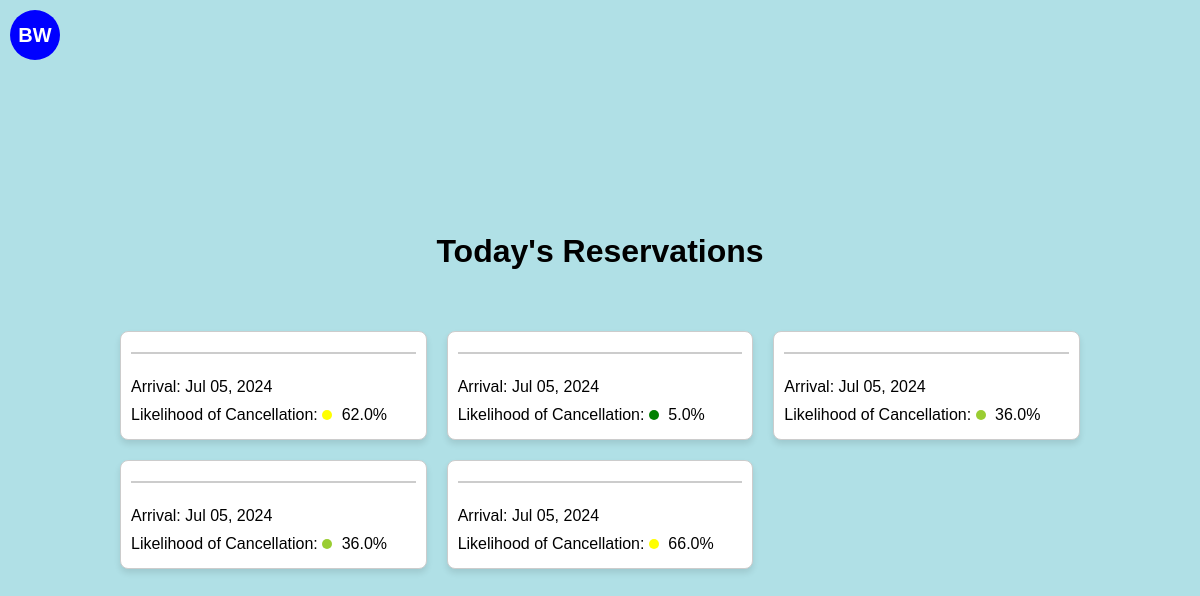
Before: / with the older database file.
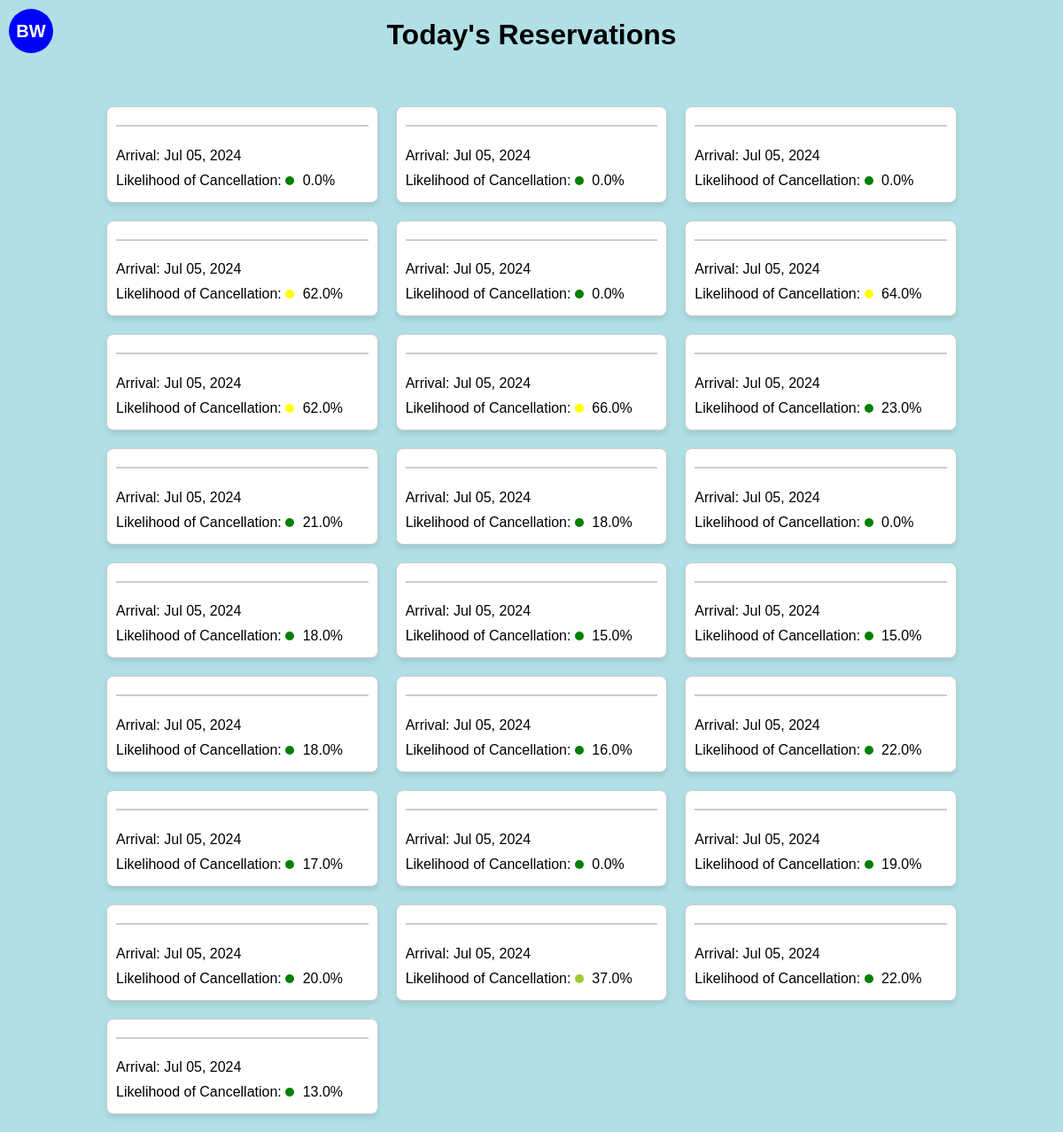
After: the same page with the newer database file.
### cancellationPredictor/models.py (models this page shows, shortened)
class Booking(models.Model):
    month_of_booking = models.IntegerField()
    day_of_booking = models.IntegerField()
    weekday_of_booking = models.IntegerField()
    month_of_arrival = models.IntegerField()
    day_of_arrival = models.IntegerField()
    weekday_of_arrival = models.IntegerField()
    num_of_nights = models.IntegerField()
    is_repeated_guest = models.BooleanField()
    previous_stays = models.IntegerField()
    previous_cancellations = models.IntegerField()
    booking_to_arrival_duration = models.IntegerField()
    rate = models.DecimalField(max_digits=10, decimal_places=2)  # Assuming 'Rate' needs to handle decimals
    override = models.DecimalField(max_digits=10, decimal_places=2)  # Assuming 'Override' is a monetary value
    probability = models.DecimalField(max_digits=10, decimal_places=6)  # Storing probabilities with precision
    prediction = models.BooleanField()  # Assuming prediction is a binary outcome (True/False)
    guest_name = models.TextField()  # Adjust max_length as needed
    date_booking_made = models.DateField()
    scheduled_arrival = models.DateField()

### cancellationPredictor/views.py (the view)
# urls.py: path('', BookingListView.as_view(), name='booking-list'),
class BookingListView(ListView):
    model = Booking
    template_name = 'cancellationPredictor/booking_list.html'
    context_object_name = 'bookings'
    def get_queryset(self):
        today = timezone.localdate()
        today_arrivals = Booking.objects.filter(scheduled_arrival=today)
        fake = Faker()  # Create a Faker generator instance
        for booking in today_arrivals:
            booking.guest_name = fake.name()
        return today_arrivals

### cancellationPredictor/templatetags/custom_filters.py (called while the page is built)
@register.filter(name='multiply')
def multiply(value, arg):
    try:
        return float(value) * float(arg)
    except (ValueError, TypeError):
        return ''  # You might choose to handle the error differently.

### templates/cancellationPredictor/booking_list.html (shortened to what this page needs)
{% load custom_filters %}
<!DOCTYPE html>
<html>
<head>
</head>
<body>
    <div id="logo">BW</div>
    <h1>Today's Reservations</h1>
    <div class="grid-container">
        {% for booking in bookings %}
        <div class="card">
            <h3>{{ booking.guest_name }}</h3>
            <p>Arrival: {{ booking.scheduled_arrival|date:"M d, Y" }}</p>
            <p>Likelihood of Cancellation:
                <span class="probability-circle" style="background-color:
                    {% if booking.probability|multiply:100 < 25 %}
                        green
                    {% elif booking.probability|multiply:100 < 50 %}
                        yellowgreen
                    {% elif booking.probability|multiply:100 < 75 %}
                        yellow
                    {% else %}
                        red
                    {% endif %};
                "></span>
                {{ booking.probability|floatformat:2|multiply:100 }}%
            </p>
        </div>
        {% empty %}
        <p>No bookings available.</p>
        {% endfor %}
    </div>
</body>
</html>

Changed rows visible on the page:
now on this page (row edited): Booking: scheduled_arrival "Jul 05, 2024", probability|multiply "0.0"
now on this page (row edited): Booking: scheduled_arrival "Jul 05, 2024", probability|multiply "0.0"
now on this page (row edited): Booking: scheduled_arrival "Jul 05, 2024", probability|multiply "0.0"
changed Booking (number 5 of 25 on the later page): probability|multiply "5.0" → "0.0"
changed Booking (number 6 of 25 on the later page): probability 0.3649 → 0.6422 (drawn); probability|multiply "36.0" → "64.0"
changed Booking (number 7 of 25 on the later page): probability 0.3579 → 0.6162 (drawn); probability|multiply "36.0" → "62.0"
added Booking: scheduled_arrival "Jul 05, 2024", probability|multiply "23.0"
added Booking: scheduled_arrival "Jul 05, 2024", probability|multiply "21.0"
added Booking: scheduled_arrival "Jul 05, 2024", probability|multiply "18.0"
added Booking: scheduled_arrival "Jul 05, 2024", probability|multiply "0.0"
added Booking: scheduled_arrival "Jul 05, 2024", probability|multiply "18.0"
added Booking: scheduled_arrival "Jul 05, 2024", probability|multiply "15.0"
added Booking: scheduled_arrival "Jul 05, 2024", probability|multiply "15.0"
added Booking: scheduled_arrival "Jul 05, 2024", probability|multiply "18.0"
added Booking: scheduled_arrival "Jul 05, 2024", probability|multiply "16.0"
added Booking: scheduled_arrival "Jul 05, 2024", probability|multiply "22.0"
added Booking: scheduled_arrival "Jul 05, 2024", probability|multiply "17.0"
added Booking: scheduled_arrival "Jul 05, 2024", probability|multiply "0.0"
added Booking: scheduled_arrival "Jul 05, 2024", probability|multiply "19.0"
added Booking: scheduled_arrival "Jul 05, 2024", probability|multiply "20.0"
added Booking: scheduled_arrival "Jul 05, 2024", probability|multiply "37.0"
added Booking: scheduled_arrival "Jul 05, 2024", probability|multiply "22.0"
added Booking: scheduled_arrival "Jul 05, 2024", probability|multiply "13.0"
